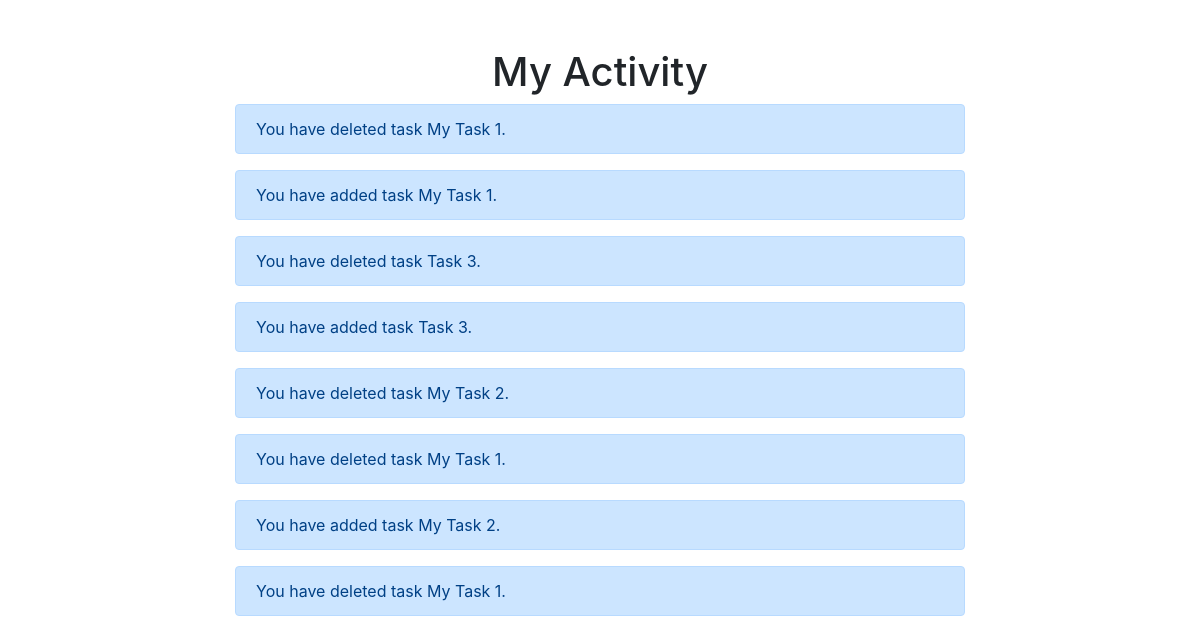
The app's page /my-activity (signed in) with its own data.
### mainapp/models.py (models this page shows, shortened)
class ActivityFeed(CommonFields):
    user = models.ForeignKey(User, on_delete=models.CASCADE, related_name="activities")
    data = models.JSONField()

### mainapp/views.py (the view)
# urls.py: path('my-activity', MyActivityView.as_view(), name="my_activity")
class MyActivityView(APIView):
    def get(self, request):
        if request.user.is_authenticated:
            activities = ActivityFeed.objects.filter(user=request.user).order_by('-created_at')[:10]
            return render(request, 'activity.html', context={"activities":activities})
        return redirect("login")

### mainapp/templates/activity.html (shortened to what this page needs)
{% extends 'base.html' %}
  {% block body %}
  <div class="container">
    <div class="row">
        <div class="col-8 mx-auto my-5">
            <h1 class="text-center">My Activity</h1>
            {% for item in activities %}
            <div class="alert alert-primary mt-2 " role="alert">
                {{ item.data.message }}
            </div>
            {% endfor %}
        </div>
    </div>
  </div>
  {% endblock %}

### mainapp/templates/base.html (shortened to what this page needs)
<!doctype html>
<html lang="en">
  <head>
    <link rel="stylesheet" href="https://cdn.jsdelivr.net/npm/bootstrap@4.3.1/dist/css/bootstrap.min.css">
  </head>
  <body>
    {% block body %} {% endblock %}
  </body>
</html>

### records on screen
ActivityFeed: data.message "You have deleted task My Task 1."
ActivityFeed: data.message "You have added task My Task 1."
ActivityFeed: data.message "You have deleted task Task 3."
ActivityFeed: data.message "You have added task Task 3."
ActivityFeed: data.message "You have deleted task My Task 2."
ActivityFeed: data.message "You have deleted task My Task 1."
ActivityFeed: data.message "You have added task My Task 2."
ActivityFeed: data.message "You have deleted task My Task 1."
